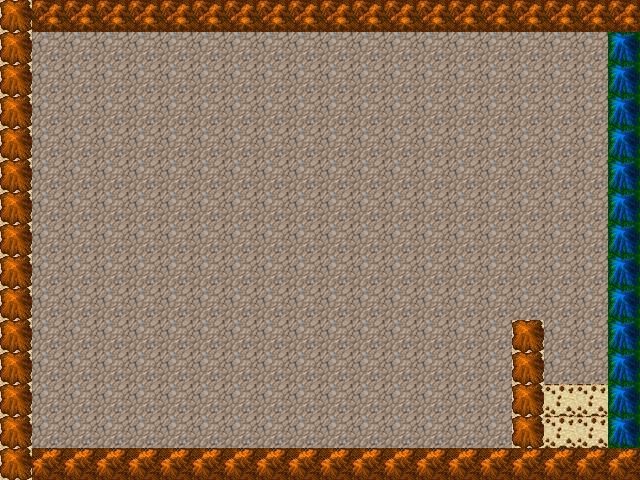

Rendered tile map (Tiled .tmx) drawn with the repository's tilesets; below, a short description and the full map source, tile grids included:
An orthogonal 20x15 tile map with 32x32 px tiles, 2 tile layers (Tile Layer 1, Tile Layer 2), 2 tilesets and 8 objects (self trans).

<map version="1.0" orientation="orthogonal" renderorder="right-down" width="20" height="15" tilewidth="32" tileheight="32" nextobjectid="21">
 <properties>
  <property name="id" value="3" />
 </properties>
 <tileset firstgid="1" name="32x32_terrain_Denzi110115-4" tilewidth="32" tileheight="32" tilecount="744">
  <image source="../terrain/32x32_terrain_Denzi110115-4.png" width="768" height="1008" />
 </tileset>
 <tileset firstgid="745" name="mountain_landscape" tilewidth="32" tileheight="32" tilecount="256">
  <image source="../mountain_landscape.png" width="512" height="512" />
  <tile id="148">
   <properties>
    <property name="id" value="2" />
   </properties>
  </tile>
  <tile id="149">
   <properties>
    <property name="id" value="2" />
   </properties>
  </tile>
  <tile id="150">
   <properties>
    <property name="id" value="2" />
   </properties>
  </tile>
  <tile id="164">
   <properties>
    <property name="id" value="2" />
   </properties>
  </tile>
  <tile id="165">
   <properties>
    <property name="id" value="2" />
   </properties>
  </tile>
  <tile id="166">
   <properties>
    <property name="id" value="2" />
   </properties>
  </tile>
  <tile id="180">
   <properties>
    <property name="id" value="2" />
   </properties>
  </tile>
  <tile id="181">
   <properties>
    <property name="id" value="2" />
   </properties>
  </tile>
  <tile id="182">
   <properties>
    <property name="id" value="2" />
   </properties>
  </tile>
 </tileset>
 <layer name="Tile Layer 1" width="20" height="15">
  <data encoding="csv">
875,875,875,875,875,875,875,875,875,875,875,875,875,875,875,875,875,875,875,875,
875,875,875,875,875,875,875,875,875,875,875,875,875,875,875,875,875,875,875,875,
875,875,875,875,875,875,875,875,875,875,875,875,875,875,875,875,875,875,875,875,
875,875,875,875,875,875,875,875,875,875,875,875,875,875,875,875,875,875,875,875,
875,875,875,875,875,875,875,875,875,875,875,875,875,875,875,875,875,875,875,875,
875,875,875,875,875,875,875,875,875,875,875,875,875,875,875,875,875,875,875,875,
875,875,875,875,875,875,875,875,875,875,875,875,875,875,875,875,875,875,875,875,
875,875,875,875,875,875,875,875,875,875,875,875,875,875,875,875,875,875,875,875,
875,875,875,875,875,875,875,875,875,875,875,875,875,875,875,875,875,875,875,875,
875,875,875,875,875,875,875,875,875,875,875,875,875,875,875,875,875,875,875,875,
875,875,875,875,875,875,875,875,875,875,875,875,875,875,875,875,875,875,875,875,
875,875,875,875,875,875,875,875,875,875,875,875,875,875,875,875,875,875,875,875,
875,875,875,875,875,875,875,875,875,875,875,875,875,875,875,875,875,875,875,875,
875,875,875,875,875,875,875,875,875,875,875,875,875,875,875,875,875,875,875,875,
875,875,875,875,875,875,875,875,875,875,875,875,875,875,875,875,875,875,875,875
</data>
 </layer>
 <layer name="Tile Layer 2" width="20" height="15">
  <data encoding="csv">
176,223,223,223,223,223,223,223,223,223,223,223,223,223,223,223,223,223,223,223,
176,0,0,0,0,0,0,0,0,0,0,0,0,0,0,0,0,0,0,174,
176,0,0,0,0,0,0,0,0,0,0,0,0,0,0,0,0,0,0,174,
176,0,0,0,0,0,0,0,0,0,0,0,0,0,0,0,0,0,0,174,
176,0,0,0,0,0,0,0,0,0,0,0,0,0,0,0,0,0,0,174,
176,0,0,0,0,0,0,0,0,0,0,0,0,0,0,0,0,0,0,174,
176,0,0,0,0,0,0,0,0,0,0,0,0,0,0,0,0,0,0,174,
176,0,0,0,0,0,0,0,0,0,0,0,0,0,0,0,0,0,0,174,
176,0,0,0,0,0,0,0,0,0,0,0,0,0,0,0,0,0,0,174,
176,0,0,0,0,0,0,0,0,0,0,0,0,0,0,0,0,0,0,174,
176,0,0,0,0,0,0,0,0,0,0,0,0,0,0,0,176,0,0,174,
176,0,0,0,0,0,0,0,0,0,0,0,0,0,0,0,176,0,0,174,
176,0,0,0,0,0,0,0,0,0,0,0,0,0,0,0,176,637,637,174,
176,0,0,0,0,0,0,0,0,0,0,0,0,0,0,0,176,637,637,174,
176,199,199,199,199,199,199,199,199,199,199,199,199,199,199,199,199,199,199,199
</data>
 </layer>
 <objectgroup name="Object Layer 1">
  <properties>
   <property name="solid" value="1" />
  </properties>
  <object id="11" x="7" y="16" width="634" height="10">
   <properties>
    <property name="solid" value="1" />
   </properties>
  </object>
  <object id="12" x="11" y="6" width="16" height="483">
   <properties>
    <property name="solid" value="1" />
   </properties>
  </object>
  <object id="13" x="7" y="451" width="634" height="10">
   <properties>
    <property name="solid" value="1" />
   </properties>
  </object>
  <object id="14" x="612" y="21" width="15" height="439">
   <properties>
    <property name="solid" value="1" />
   </properties>
  </object>
  <object id="16" name="self trans" x="548.5" y="391" width="59" height="52">
   <properties>
    <property name="target_x" value="80" />
    <property name="target_y" value="160" />
    <property name="transition" value="3" />
   </properties>
  </object>
  <object id="17" x="401" y="120" width="80" height="70">
   <properties>
    <property name="obj_type" value="cobra" />
   </properties>
   <ellipse />
  </object>
  <object id="18" x="158" y="283" width="80" height="70">
   <properties>
    <property name="obj_type" value="cobra" />
   </properties>
   <ellipse />
  </object>
  <object id="20" x="516" y="321" width="23" height="139">
   <properties>
    <property name="solid" value="1" />
   </properties>
  </object>
 </objectgroup>
</map>
